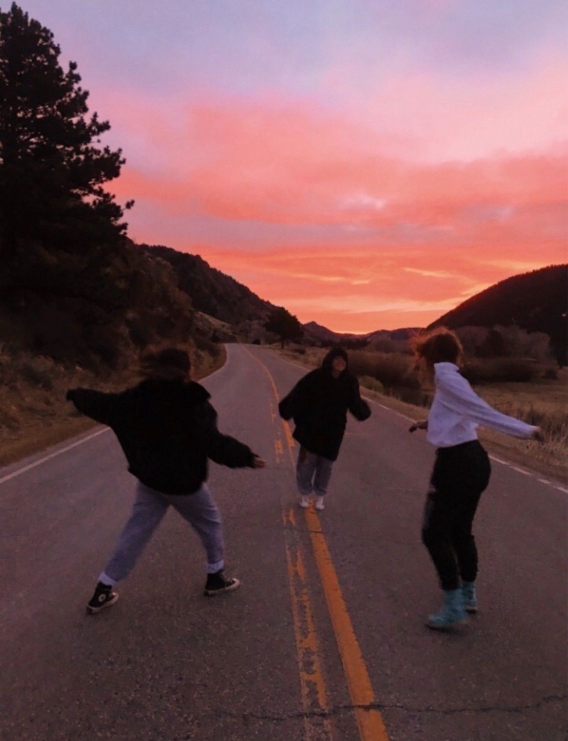
#> input picture DeteccionSilhuetas/images/15016fd0762abb9c2433eb7cfba3123a.jpg, 1136 x 1482 px (shown at 1/2 size); its folder holds only this picture in this run
$ python detect.py --images images
#> lines starting #> are read from the running program, lines starting #| are printed output that depends on the picture; after the words box and inside, x2 and y2 are one past the last pixel; in counts of white or black regions, pixels touching at a corner belong together
# importa los paquetes necesarios para el analísis.
from __future__ import print_function
from imutils.object_detection import non_max_suppression
from imutils import paths
import numpy as np
import argparse
import imutils
import cv2
# construir los argumentos de invocación
ap = argparse.ArgumentParser()
ap.add_argument("-i", "--images", required=True, help="path to images directory")
args = vars(ap.parse_args())
# inicializar el descriptor HOG/detector de peatones
hog = cv2.HOGDescriptor()
hog.setSVMDetector(cv2.HOGDescriptor_getDefaultPeopleDetector())
# iterar sobre la ruta de las imagenes.
for imagePath in paths.list_images(args["images"]):
    # cargar las imagenes y redimensionarlas para reducir el tiempo de analísis
    # y mejorar la precisión de la detección.
    image = cv2.imread(imagePath)
#> image is the input picture: shape (1482, 1136, 3); mean B, G, R 82.3, 77.8, 113.2
    image = imutils.resize(image, width=min(400, image.shape[1]))
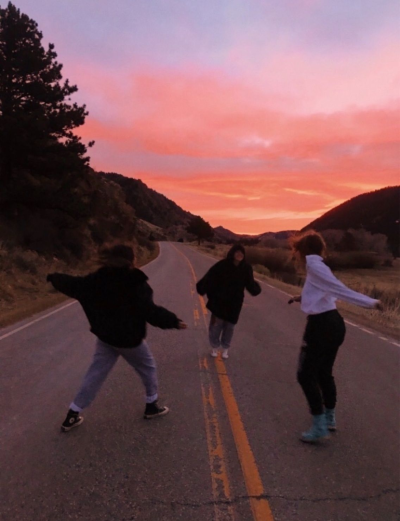
#> image: shape (521, 400, 3); mean B, G, R 82.3, 77.8, 113.2
    orig = image.copy()
    # detección de personas en la imagen
    (rects, weights) = hog.detectMultiScale(image, winStride=(4, 4),
        padding=(8, 8), scale=1.05)
#> rects = [[255, 212, 130, 259]]; weights = [0.469]
    # dibujar los rectangulos limitantes originales.
    for (x, y, w, h) in rects:
        cv2.rectangle(orig, (x, y), (x + w, y + h), (0, 0, 255), 2)
#> this loop made 1 pass
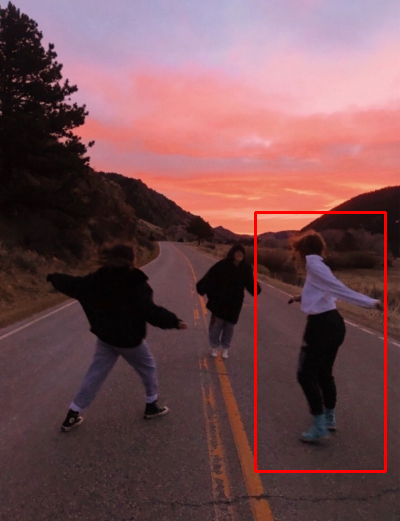
#> orig: shape (521, 400, 3); 1.12% of pixels changed, all inside (x1, y1, x2, y2) = (254, 211, 387, 473)
    # aplicar supresión non-maxima a los rectangulos limitantes usando un
    # umbral de superposición bastante grande para tratar de mantener
    # el hecho que aún son personas.
    rects = np.array([[x, y, x + w, y + h] for (x, y, w, h) in rects])
#> rects = [[255, 212, 385, 471]]
    pick = non_max_suppression(rects, probs=None, overlapThresh=0.65)
#> pick = [[255, 212, 385, 471]]
    # dibujar los rectangulos limitantes finales
    for (xA, yA, xB, yB) in pick:
        cv2.rectangle(image, (xA, yA), (xB, yB), (0, 255, 0), 2)
#> this loop made 1 pass
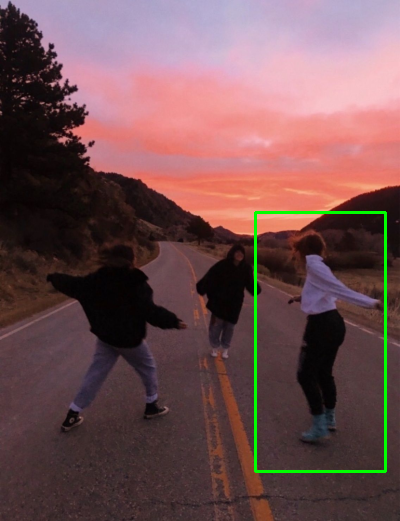
#> image: shape (521, 400, 3); 1.12% of pixels changed, all inside (x1, y1, x2, y2) = (254, 211, 387, 473)
    # añadir información al respecto de los rectangulos.
    filename = imagePath[imagePath.rfind("/") + 1:]
    print("[INFO] {}: {} original boxes, {} after suppression".format(
        filename, len(rects), len(pick)))
#| [INFO] 15016fd0762abb9c2433eb7cfba3123a.jpg: 1 original boxes, 1 after suppression
while(True):
    # mostrar las imagenes
    cv2.imshow("Before NMS", orig)
    cv2.imshow("After NMS", image)
    if cv2.waitKey(0) and 0xFF == ord('q'):
#> (key q is pressed here)
        break

$ run again, on DeteccionSilhuetas/images/original.jpg
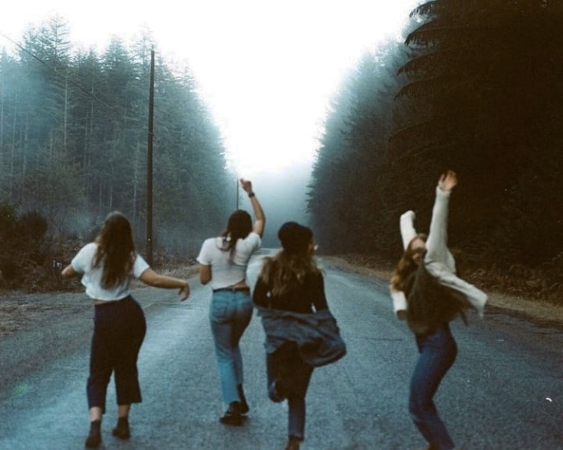
#> input picture DeteccionSilhuetas/images/original.jpg, 1125 x 899 px (shown at 1/2 size)
#> image is the input picture: shape (899, 1125, 3); mean B, G, R 100.4, 103.8, 97.4
#> `(rects, weights) = hog.detectMultiScale(image, winStride=(4, 4), paddi..`: rects = [[33, 126, 98, 193]]; weights = [0.825]
#> the loop `for (x, y, w, h) in rects:` made 1 pass
#> after the loop `for (x, y, w, h) in rects:`:
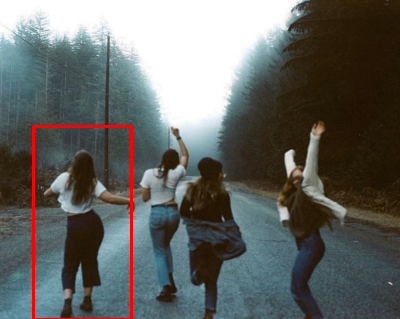
#> orig: shape (319, 400, 3); mean B, G, R 99.3, 102.7, 99.5
#> `rects = np.array([[x, y, x + w, y + h] for (x, y, w, h) in rects])`: rects = [[33, 126, 131, 319]]
#> the loop `for (xA, yA, xB, yB) in pick:` made 1 pass
#> after the loop `for (xA, yA, xB, yB) in pick:`:
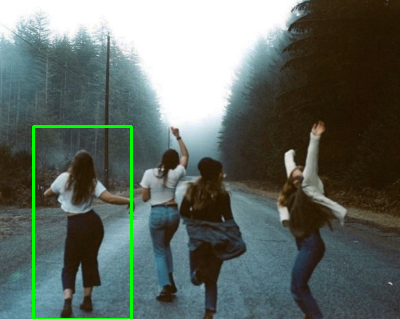
#> image: shape (319, 400, 3); mean B, G, R 99.3, 105.8, 96.4
#| [INFO] original.jpg: 1 original boxes, 1 after suppression
